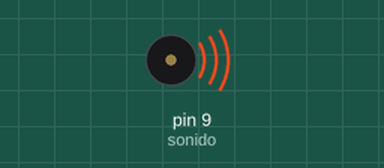
Recording of a sketch running on a simulated Arduino Uno, built with avr-gcc and run on an emulated ATmega328P. Parts: buzzer (waves = sounding).

Above: at 0.1 s.
Timing chart, 0 to 1.6 s (numbered marks = the images above):
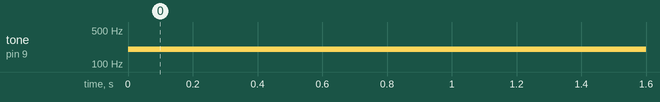

The sketch:

Alerta.ino
```cpp
int sonido = 9;

void setup()
{
  pinMode(sonido,OUTPUT);
}

void loop()
{
  tone(sonido,900,250);

  tone(sonido,200,250);
  //delay(200);
  //noTone(sonido);
}
```

Measured:
- by itself, tone on pin 9 (sonido): silent → 200 Hz at 0.00 s
